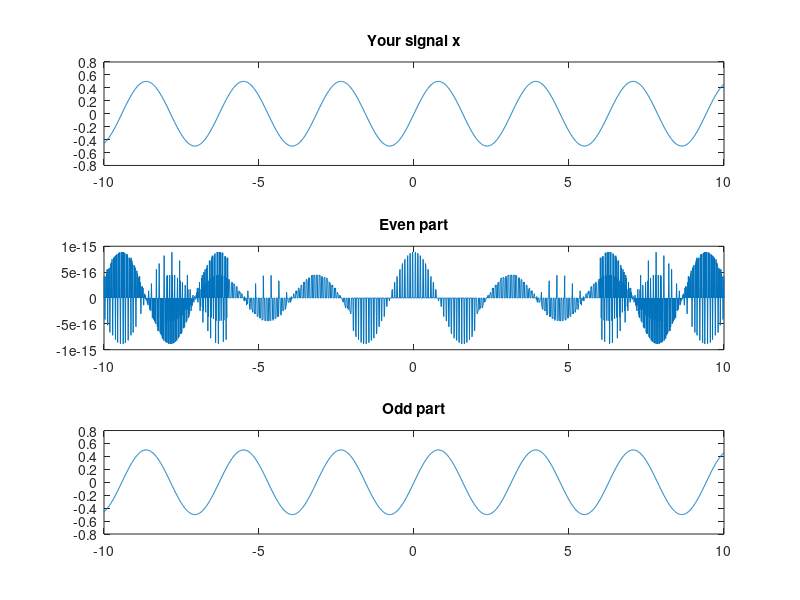

Reproduce this figure in MATLAB.

t=-10:0.01:10;
x=cos(t).*sin(t);

xmt=[fliplr(x(t>=0)) fliplr(x(t<0))];

xe=0.5*(xmt+x);
xo=0.5*(x-xmt);

subplot(3,1,1);
plot(t,x);
title('Your signal x')
subplot(3,1,2);
plot(t,xe);
title('Even part')
subplot(3,1,3);
plot(t,xo);
title('Odd part')